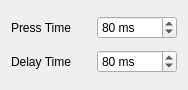
<?xml version="1.0" encoding="UTF-8"?>
<ui version="4.0">
 <class>NXBT_cfg</class>
 <widget class="QWidget" name="NXBT_cfg">
  <property name="geometry">
   <rect>
    <x>0</x>
    <y>0</y>
    <width>188</width>
    <height>90</height>
   </rect>
  </property>
  <property name="windowTitle">
   <string>Form</string>
  </property>
  <layout class="QGridLayout" name="gridLayout">
   <item row="0" column="0">
    <widget class="QLabel" name="label">
     <property name="text">
      <string>Press Time</string>
     </property>
    </widget>
   </item>
   <item row="0" column="1">
    <widget class="QSpinBox" name="press_ms">
     <property name="suffix">
      <string> ms</string>
     </property>
     <property name="prefix">
      <string/>
     </property>
     <property name="minimum">
      <number>10</number>
     </property>
     <property name="maximum">
      <number>200</number>
     </property>
     <property name="singleStep">
      <number>20</number>
     </property>
     <property name="value">
      <number>80</number>
     </property>
    </widget>
   </item>
   <item row="1" column="0">
    <widget class="QLabel" name="label_2">
     <property name="text">
      <string>Delay Time</string>
     </property>
    </widget>
   </item>
   <item row="1" column="1">
    <widget class="QSpinBox" name="delay_ms">
     <property name="suffix">
      <string> ms</string>
     </property>
     <property name="prefix">
      <string/>
     </property>
     <property name="minimum">
      <number>10</number>
     </property>
     <property name="maximum">
      <number>200</number>
     </property>
     <property name="singleStep">
      <number>20</number>
     </property>
     <property name="value">
      <number>80</number>
     </property>
    </widget>
   </item>
  </layout>
 </widget>
 <resources/>
 <connections/>
</ui>
